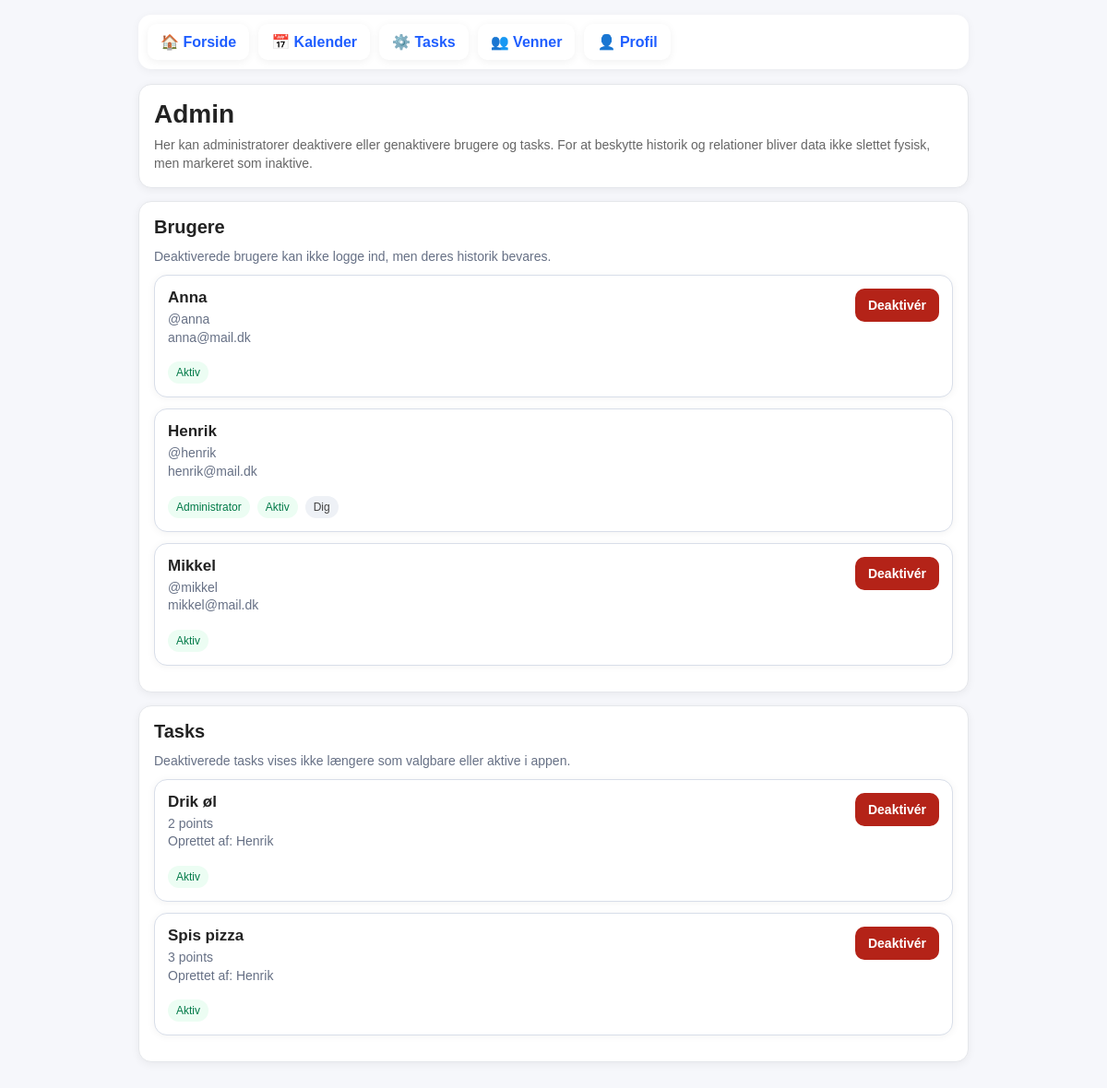
Page /admin (signed in) on the earlier database version.
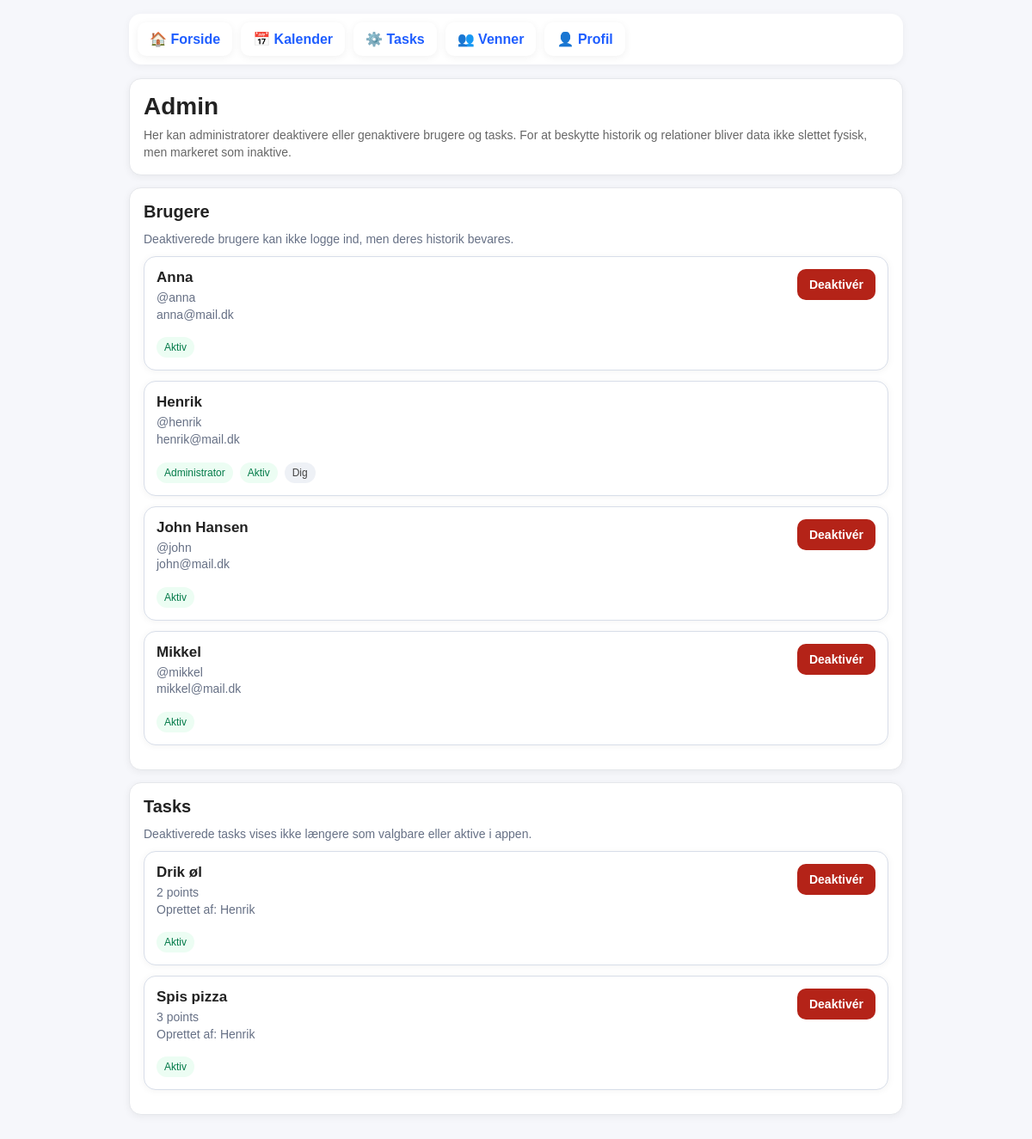
Same page on the later database version.
### tables this page shows
CREATE TABLE users (
    id INTEGER PRIMARY KEY,
    name TEXT NOT NULL,
    username TEXT NOT NULL UNIQUE,
    email TEXT NOT NULL UNIQUE,
    password_hash TEXT,
    is_admin BOOLEAN NOT NULL DEFAULT 0,
    is_active BOOLEAN NOT NULL DEFAULT 1
);

CREATE TABLE task_catalog (
    id INTEGER PRIMARY KEY,
    title TEXT NOT NULL,
    points INTEGER NOT NULL,
    created_by_user_id INTEGER NOT NULL,
    is_active BOOLEAN NOT NULL DEFAULT 1,
    FOREIGN KEY (created_by_user_id) REFERENCES users(id)
);

### app.py (the view)
@app.route("/admin")
def admin():
    user, admin_response = require_admin()
    if admin_response:
        return admin_response
    db = get_db()
    users = db.execute("""
        SELECT id, name, username, email, is_admin, is_active
        FROM users
        ORDER BY name
    """).fetchall()
    tasks = db.execute("""
        SELECT tc.id, tc.title, tc.points, tc.is_active, u.name AS creator_name
        FROM task_catalog tc
        LEFT JOIN users u ON u.id = tc.created_by_user_id
        ORDER BY tc.title
    """).fetchall()
    return render_template("admin.html", users=users, tasks=tasks)

### app.py (called while the page is built)
def get_db():
    conn = sqlite3.connect("database.db")
    conn.row_factory = sqlite3.Row
    return conn

def get_current_user_id():
    return session.get("user_id")

def get_current_user():
    user_id = get_current_user_id()
    if not user_id:
        return None
    db = get_db()
    user = db.execute("""
        SELECT id, name, username, email, password_hash, is_admin, is_active
        FROM users
        WHERE id = ?
    """, (user_id,)).fetchone()
    return user

def require_login():
    user = get_current_user()
    if user is None:
        return None, redirect("/login")
    if user["is_active"] != 1:
        session.pop("user_id", None)
        return None, redirect("/login")
    return user, None

def require_admin():
    user, redirect_response = require_login()
    if redirect_response:
        return None, redirect_response
    if user["is_admin"] != 1:
        return None, ("Ingen adgang", 403)
    return user, None

@app.context_processor
def inject_global_template_data():
    user = get_current_user()
    return {
        "current_user": user
    }

### templates/admin.html (shortened to what this page needs)
<!DOCTYPE html>
<html lang="da">
<head>
    <link rel="stylesheet" href="{{ url_for('static', filename='styles.css') }}">
</head>
<body>
    <div class="container">
        <div class="top-links">
            <a class="nav-link" href="/">🏠 Forside</a>
            <a class="nav-link" href="/calendar">📅 Kalender</a>
            <a class="nav-link" href="/manage_tasks">⚙️ Tasks</a>
            <a class="nav-link" href="/friends">👥 Venner</a>
            <a class="nav-link" href="/profile">👤 Profil</a>
        </div>
        <div class="card">
            <h1>Admin</h1>
            <div class="subtitle">
                Her kan administratorer deaktivere eller genaktivere brugere og tasks.
                For at beskytte historik og relationer bliver data ikke slettet fysisk, men markeret som inaktive.
            </div>
        </div>
        <div class="card">
            <h2>Brugere</h2>
            <div class="section-subtitle">
                Deaktiverede brugere kan ikke logge ind, men deres historik bevares.
            </div>
            {% if users %}
                {% for user in users %}
                    <div class="admin-item">
                        <div class="item-header">
                            <div class="item-main">
                                <div class="item-title">{{ user["name"] }}</div>
                                <div class="item-meta">@{{ user["username"] }}</div>
                                <div class="item-meta">{{ user["email"] }}</div>
                                <div class="pill-row">
                                    {% if user["is_admin"] == 1 %}
                                        <span class="pill admin">Administrator</span>
                                    {% endif %}
                                    {% if user["is_active"] == 1 %}
                                        <span class="pill active">Aktiv</span>
                                    {% else %}
                                        <span class="pill inactive">Inaktiv</span>
                                    {% endif %}
                                    {% if current_user and user["id"] == current_user["id"] %}
                                        <span class="pill">Dig</span>
                                    {% endif %}
                                </div>
                            </div>
                            {% if not (current_user and user["id"] == current_user["id"]) %}
                                <form class="action-form" method="POST" action="/admin/toggle_user/{{ user['id'] }}">
                                    {% if user["is_active"] == 1 %}
                                        <button class="btn btn-warning" type="submit">Deaktivér</button>
                                    {% else %}
                                        <button class="btn btn-safe" type="submit">Aktivér</button>
                                    {% endif %}
                                </form>
                            {% endif %}
                        </div>
                    </div>
                {% endfor %}
            {% else %}
                <div class="empty">Der er ingen brugere at vise.</div>
            {% endif %}
        </div>
        <div class="card">
            <h2>Tasks</h2>
            <div class="section-subtitle">
                Deaktiverede tasks vises ikke længere som valgbare eller aktive i appen.
            </div>
            {% if tasks %}
                {% for task in tasks %}
                    <div class="admin-item">
                        <div class="item-header">
                            <div class="item-main">
                                <div class="item-title">{{ task["title"] }}</div>
                                <div class="item-meta">{{ task["points"] }} points</div>
                                <div class="item-meta">
                                    Oprettet af:
                                    {% if task["creator_name"] %}
                                        {{ task["creator_name"] }}
                                    {% else %}
                                        Ukendt bruger
                                    {% endif %}
                                </div>
                                <div class="pill-row">
                                    {% if task["is_active"] == 1 %}
                                        <span class="pill active">Aktiv</span>
                                    {% else %}
                                        <span class="pill inactive">Inaktiv</span>
                                    {% endif %}
                                </div>
                            </div>
                            <form class="action-form" method="POST" action="/admin/toggle_task/{{ task['id'] }}">
                                {% if task["is_active"] == 1 %}
                                    <button class="btn btn-warning" type="submit">Deaktivér</button>
                                {% else %}
                                    <button class="btn btn-safe" type="submit">Aktivér</button>
                                {% endif %}
                            </form>
                        </div>
                    </div>
                {% endfor %}
            {% else %}
                <div class="empty">Der er ingen tasks at vise.</div>
            {% endif %}
        </div>
    </div>
</body>
</html>

### static/styles.css (style rules this page uses)
:root { --primary: #f97316; --primary-soft: #fff7ed; --secondary: #1f5eff; --secondary-soft: #e0e7ff; --success: #16a34a; --success-soft: #dcfce7; --error: #dc2626; --error-soft: #fee2e2; --bg-main: #f6f7fb; --bg-card: #ffffff; --border: #e5e7eb; --text-main: #222; --text-muted: #555; }
body { font-family: Arial, sans-serif; padding: 16px; margin: 0; background: var(--bg-main); color: var(--text-main); }
.container { max-width: 700px; margin: 0 auto; }
.card { background: var(--bg-card); border-radius: 14px; padding: 16px; box-shadow: 0 2px 10px rgba(0,0,0,0.06); margin-bottom: 14px; border: 1px solid var(--border); }
.top-links { display: flex; gap: 10px; flex-wrap: wrap; margin-bottom: 16px; background: white; padding: 10px; border-radius: 14px; box-shadow: 0 2px 10px rgba(0,0,0,0.05); }
.nav-link { text-decoration: none; background: var(--secondary-soft); color: var(--secondary); padding: 10px 14px; border-radius: 10px; font-weight: 600; transition: 0.2s; }
.btn { display: inline-block; padding: 12px 16px; border-radius: 10px; border: none; background: var(--primary); color: white; font-weight: 700; cursor: pointer; }
.pill { display: inline-block; margin-top: 6px; font-size: 12px; border-radius: 999px; padding: 4px 8px; background: #eef1f6; color: #444; }
.pill.admin { background: var(--success-soft); color: #027a48; }

### templates/admin.html (style rules this page uses)
body { font-family: Arial, sans-serif; padding: 16px; margin: 0; background: #f6f7fb; color: #222; }
.container { max-width: 900px; margin: 0 auto; }
.top-links { display: flex; gap: 10px; flex-wrap: wrap; margin-bottom: 16px; }
.nav-link { display: inline-block; text-decoration: none; background: white; color: #1f5eff; padding: 10px 14px; border-radius: 10px; box-shadow: 0 2px 10px rgba(0,0,0,0.06); font-weight: 600; }
.card { background: white; border-radius: 14px; padding: 16px; box-shadow: 0 2px 10px rgba(0,0,0,0.06); margin-bottom: 14px; }
h1 { font-size: 28px; margin: 0 0 8px 0; }
h2 { font-size: 20px; margin: 0 0 12px 0; }
.subtitle { color: #666; font-size: 14px; line-height: 1.4; }
.section-subtitle { font-size: 14px; color: #667085; margin-bottom: 12px; }
.admin-item { border: 1px solid #d8dee9; border-radius: 14px; padding: 14px; margin: 12px 0; background: #fff; box-shadow: 0 1px 8px rgba(0,0,0,0.05); }
.item-header { display: flex; justify-content: space-between; align-items: flex-start; gap: 12px; }
.item-main { min-width: 0; flex: 1; }
.item-title { font-size: 17px; font-weight: 700; margin-bottom: 4px; word-break: break-word; }
.item-meta { font-size: 14px; color: #667085; line-height: 1.4; word-break: break-word; }
.pill-row { display: flex; gap: 8px; flex-wrap: wrap; margin-top: 10px; }
.pill { display: inline-block; font-size: 12px; border-radius: 999px; padding: 5px 9px; background: #eef1f6; color: #444; }
.pill.admin { background: #ecfdf3; color: #027a48; }
.pill.active { background: #ecfdf3; color: #027a48; }
.action-form { flex-shrink: 0; }
.btn { display: inline-block; padding: 10px 14px; border: none; border-radius: 10px; background: #1f5eff; color: white; font-size: 14px; font-weight: 600; cursor: pointer; }
.btn-warning { background: #b42318; }

Differences in the rows shown:
added users: name "John Hansen", username "john", email "john@mail.dk", is_active "Aktiv"
